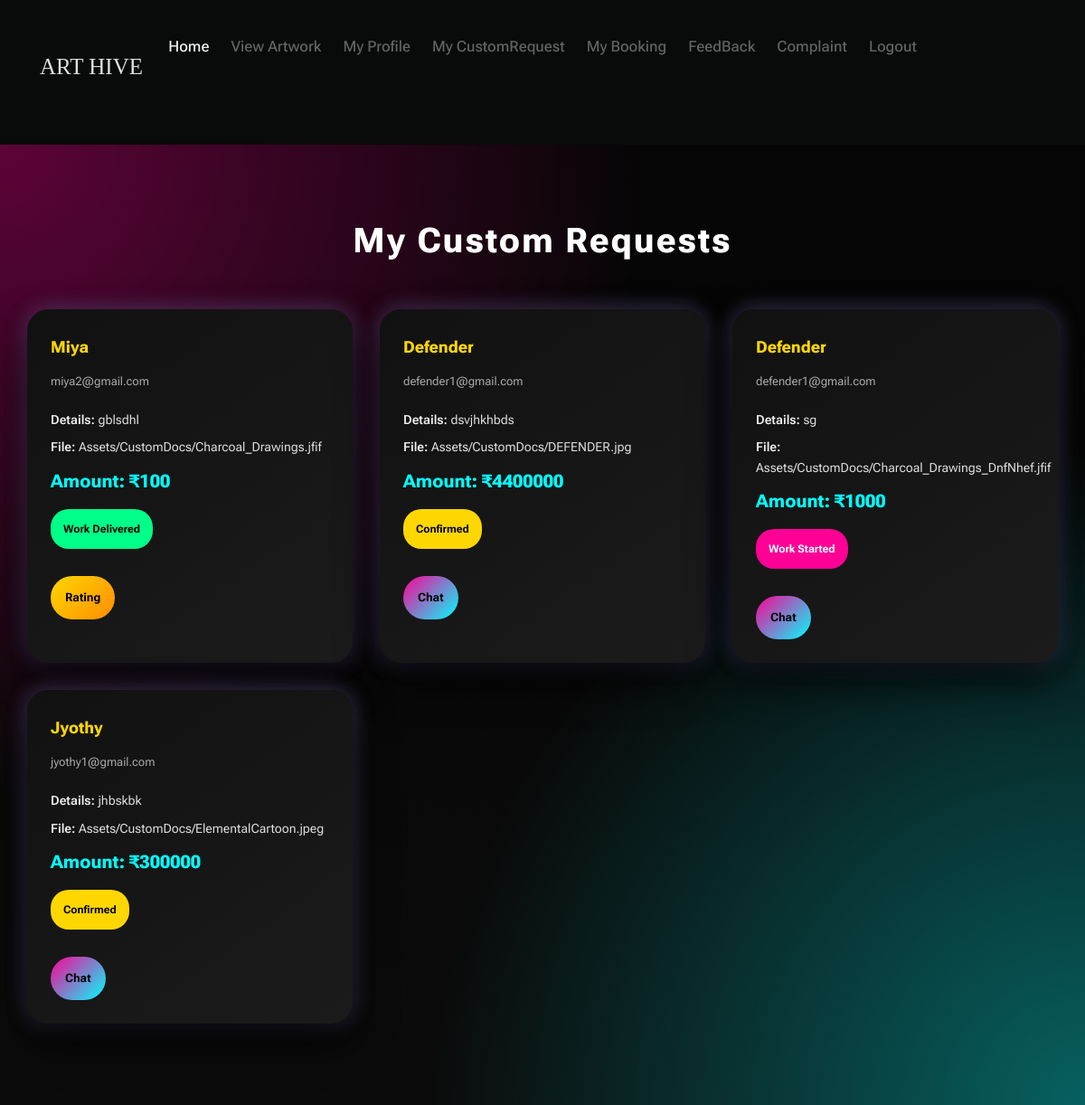
The app's page /User/MyCustomRequest/, older data.
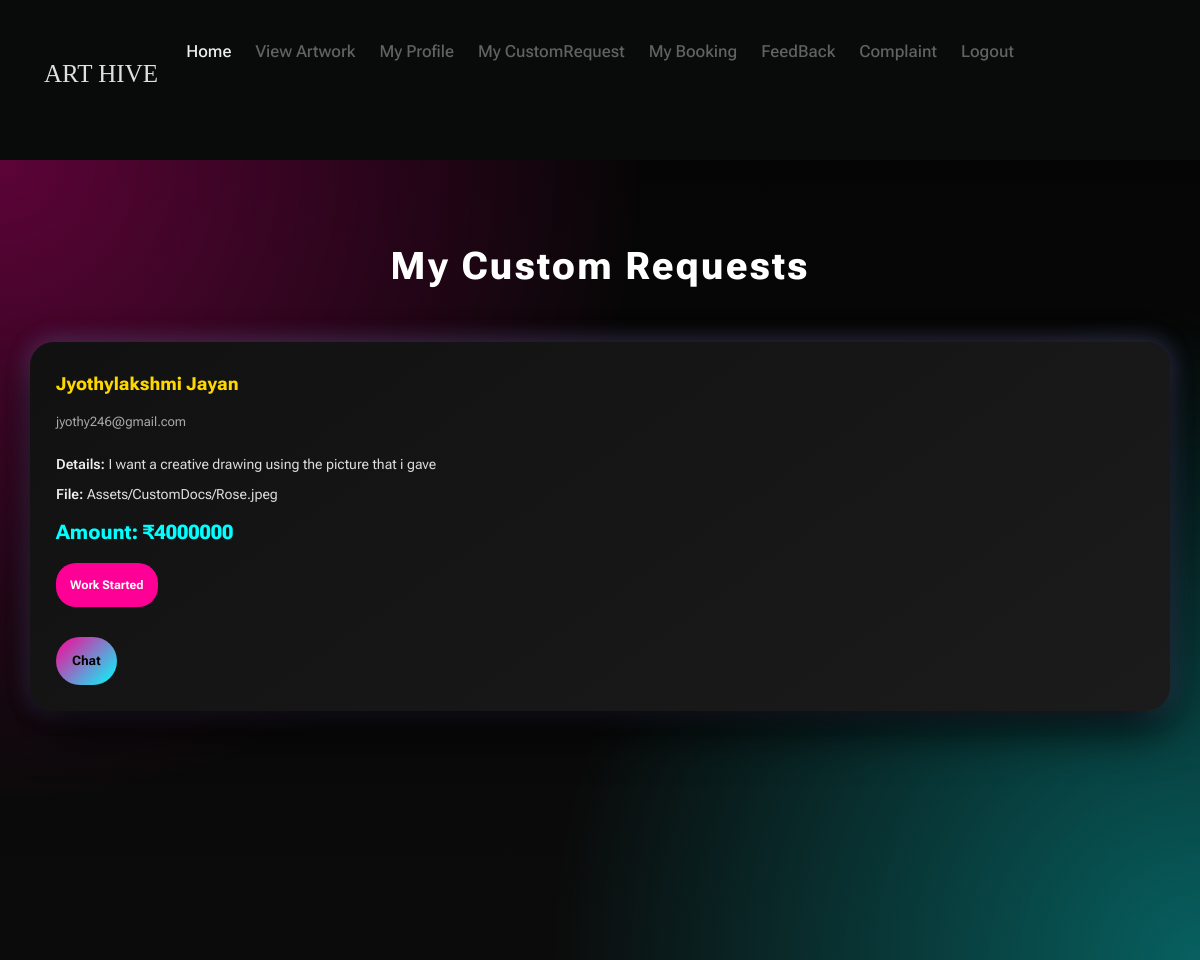
The same page, newer data.
### User/models.py (models this page shows)
class tbl_customization(models.Model):
    customizaion_date=models.DateField(auto_now_add=True)
    customization_status=models.IntegerField(default=0)
    customization_details=models.CharField(max_length=50)
    customization_file=models.FileField(upload_to="Assets/CustomDocs/")
    customization_amount=models.CharField(max_length=50,null=True)
    user_id=models.ForeignKey(tbl_user,on_delete=models.CASCADE)
    artist=models.ForeignKey(tbl_artist,on_delete=models.CASCADE)
    artsubtype_id=models.ForeignKey(tbl_artsubtype,on_delete=models.CASCADE)

### Guest/models.py (models this page shows)
class tbl_artist(models.Model):
    artist_name = models.CharField(max_length=50)
    artist_email = models.CharField(max_length=50)
    artist_contact = models.CharField(max_length=50)
    artist_address = models.CharField(max_length=50)
    artist_photo = models.FileField(upload_to="Assets/ArtistDocs/")
    artist_proof = models.FileField(upload_to="Assets/ArtistDocs/")
    artist_password = models.CharField(max_length=50)
    artist_status = models.IntegerField(default=0)
    place = models.ForeignKey(tbl_place,on_delete=models.CASCADE)

### User/views.py (the view)
# urls.py: path('MyCustomRequest/',views.MyCustomRequest, name="MyCustomRequest"),
def MyCustomRequest(request):
    customData = tbl_customization.objects.all()
    return render(request,'User/MyCustomRequest.html',{'customData':customData})

### User/Templates/User/MyCustomRequest.html (shortened to what this page needs)
{% extends 'User/Header.html' %}
{% block content %}
<head>
</head>
<div class="customreq-fullwidth">
    <div class="customreq-page">
        <div class="customreq-title">
            My Custom Requests
        </div>
        <div class="customreq-grid">
            {% for i in customData %}
            <div class="customreq-card">
                <div class="customreq-artist">{{ i.artist.artist_name }}</div>
                <div class="customreq-email">{{ i.artist.artist_email }}</div>
                <div class="customreq-info">
                    <strong>Details:</strong> {{ i.customization_details }}
                </div>
                <div class="customreq-info">
                    <strong>File:</strong> {{ i.customization_file }}
                </div>
                <div class="customreq-amount">
                    Amount: ₹{{ i.customization_amount }}
                </div>
                {% if i.customization_status == 0 %}
                    <span class="customreq-status status-pending">Pending</span>
                {% elif i.customization_status == 1 %}
                    <span class="customreq-status status-accepted">Accepted</span>
                {% elif i.customization_status == 3 %}
                    <span class="customreq-status status-confirmed">Confirmed</span>
                {% elif i.customization_status == 2 %}
                    <span class="customreq-status status-rejected">Rejected</span>
                {% elif i.customization_status == 5 %}
                    <span class="customreq-status status-working">Work Started</span>
                {% elif i.customization_status == 6 %}
                    <span class="customreq-status status-working">Work Ended</span>
                {% elif i.customization_status == 7 %}
                    <span class="customreq-status status-delivered">Work Delivered</span>
                {% endif %}
                <div class="customreq-actions">
                    {% if i.customization_status == 1 %}
                        <a href="{% url 'User:chatpage' i.artist.id %}" class="customreq-btn">Chat</a>
                        <a href="{% url 'User:Accept' i.id %}" class="customreq-btn secondary">Accept</a>
                        <a href="{% url 'User:Reject' i.id %}" class="customreq-btn danger">Reject</a>
                    {% elif i.customization_status == 3 or i.customization_status == 5 or i.customization_status == 6 %}
                        <a href="{% url 'User:chatpage' i.artist.id %}" class="customreq-btn">Chat</a>
                    {% elif i.customization_status == 7 %}
                        <a href="{% url 'User:rating' i.artist.id %}" class="customreq-btn secondary">Rating</a>
                    {% endif %}
                </div>
            </div>
            {% endfor %}
        </div>
    </div>
</div>
{% endblock %}

Row changes from the older to the newer data that the page shows:
removed tbl_customization: artist.artist_name "Miya", artist.artist_email "miya2@gmail.com", customization_details "gblsdhl", customization_file "Assets/CustomDocs/Charcoal_Drawings.jfif", customization_amount "100", customization_status "Work Delivered"
removed tbl_customization: artist.artist_name "Defender", artist.artist_email "defender1@gmail.com", customization_details "dsvjhkhbds", customization_file "Assets/CustomDocs/DEFENDER.jpg", customization_amount "4400000", customization_status "Confirmed"
removed tbl_customization: artist.artist_name "Defender", artist.artist_email "defender1@gmail.com", customization_details "sg", customization_file "Assets/CustomDocs/Charcoal_Drawings_DnfNhef.jfif", customization_amount "1000", customization_status "Work Started"
removed tbl_customization: artist.artist_name "Jyothy", artist.artist_email "jyothy1@gmail.com", customization_details "jhbskbk", customization_file "Assets/CustomDocs/ElementalCartoon.jpeg", customization_amount "300000", customization_status "Confirmed"
added tbl_customization: artist.artist_name "Jyothylakshmi Jayan", artist.artist_email "jyothy246@gmail.com", customization_details "I want a creative drawing using the picture that i gave", customization_file "Assets/CustomDocs/Rose.jpeg", customization_amount "4000000", customization_status "Work Started"
